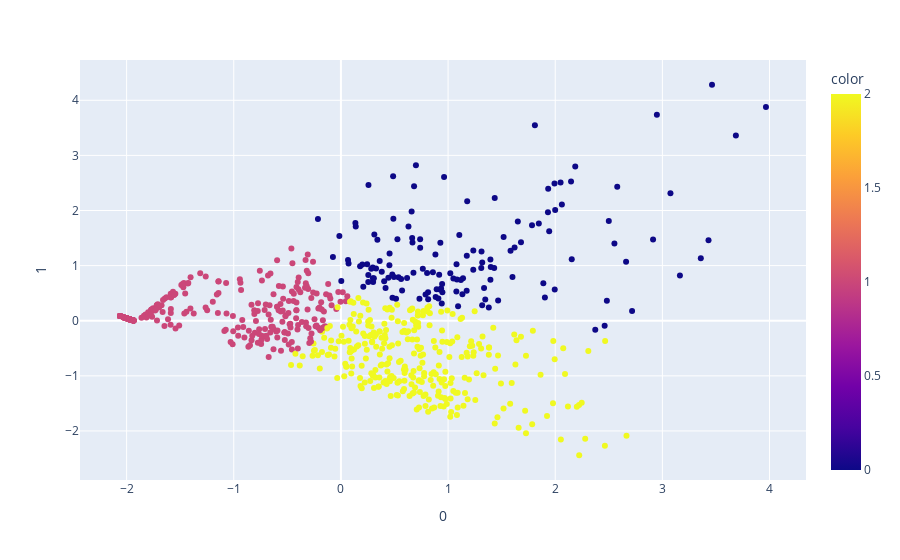

The cell this chart's notebook holds for it:
### Markdown cell above
## A particular version

### Code cell
km = KMeans(n_clusters=3,
            n_init=3)
pca = PCA(n_components=3)
components = pca.fit_transform(X)
y_km = km.fit_predict(components)




fig = px.scatter(components, x=0, y=1, color=y_km)
fig.show()

### Figure 1 — Plotly figure (JSON) as saved in the notebook; plotly's stock layout.template omitted (floating-point values rounded to 4 significant figures; data arrays with more than 128 entries replaced by an {"elided": "..."} marker saying what was removed)
{"data": [{"hovertemplate": "0=%{x}<br>1=%{y}<br>color=%{marker.color}<extra></extra>", "legendgroup": "", "marker": {"color": {"elided": "747 int values"}, "coloraxis": "coloraxis", "symbol": "circle"}, "mode": "markers", "name": "", "orientation": "v", "showlegend": false, "type": "scatter", "x": {"elided": "747 float values"}, "xaxis": "x", "y": {"elided": "747 float values"}, "yaxis": "y"}], "layout": {"autosize": true, "coloraxis": {"colorbar": {"title": {"text": "color"}}, "colorscale": [[0, "#0d0887"], [0.1111, "#46039f"], [0.2222, "#7201a8"], [0.3333, "#9c179e"], [0.4444, "#bd3786"], [0.5556, "#d8576b"], [0.6667, "#ed7953"], [0.7778, "#fb9f3a"], [0.8889, "#fdca26"], [1, "#f0f921"]]}, "legend": {"tracegroupgap": 0}, "margin": {"t": 60}, "xaxis": {"anchor": "y", "autorange": true, "domain": [0, 1], "range": [-2.419, 4.324], "title": {"text": "0"}, "type": "linear"}, "yaxis": {"anchor": "x", "autorange": true, "domain": [0, 1], "range": [-2.917, 4.759], "title": {"text": "1"}, "type": "linear"}}}
